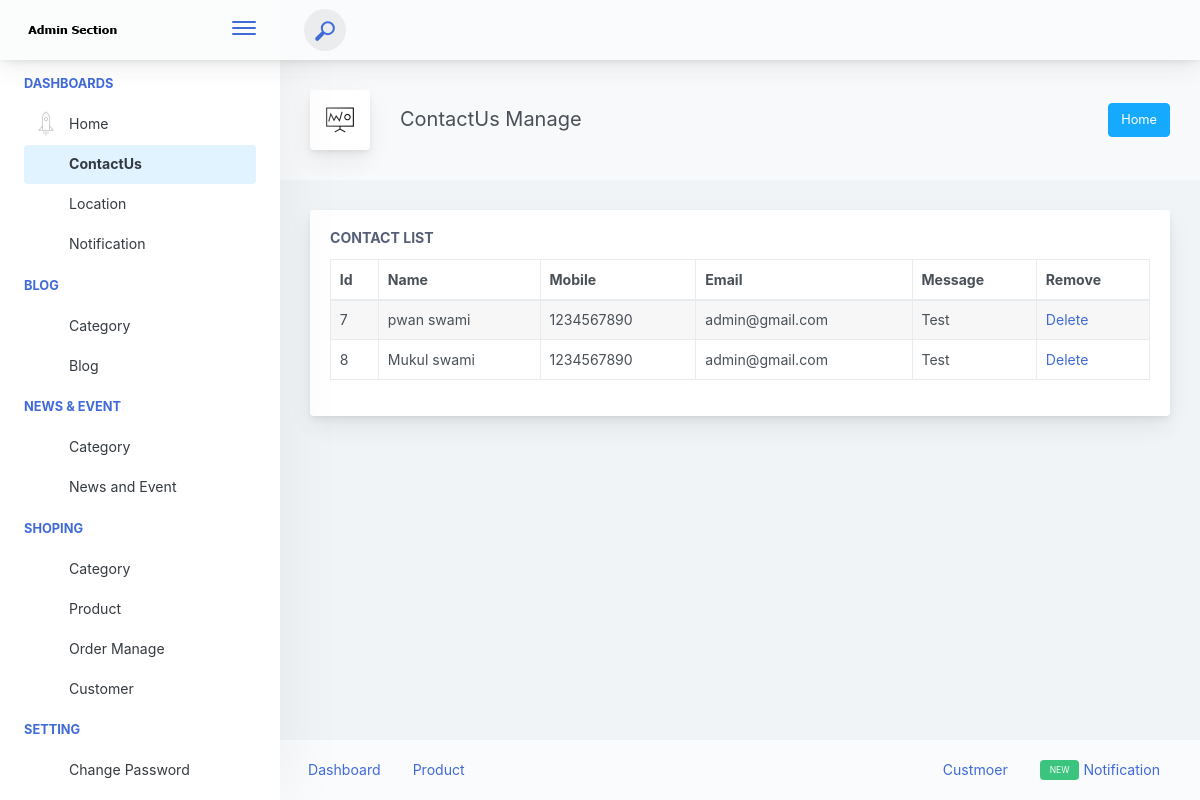
The app's page /Admin/AdminContactUsManage.php with its own data.
### tables this page shows
CREATE TABLE `tbl_contactus` (
  `ContactId` int(11) NOT NULL,
  `Name` varchar(200) NOT NULL,
  `Mobile` varchar(10) NOT NULL,
  `Email` varchar(200) NOT NULL,
  `Message` varchar(600) NOT NULL
);

### Admin/AdminContactUsManage.php (the view, shortened to what this page needs)
<?php
    include("../connection.php");
?>
<!doctype html>
<html lang="en">
<head>
<link href="./main.css" rel="stylesheet"></head>
<body>
    <div class="app-container app-theme-white body-tabs-shadow fixed-sidebar fixed-header">
            <?php
                include("AdminHeader.php");
            ?>
        <div class="app-main">
                <?php
                    include("AdminMenu.php");
                ?>
            <div class="app-main__outer">
                <div class="app-main__inner">
                    <div class="app-page-title">
                        <div class="page-title-wrapper">
                            <div class="page-title-heading">
                                <div class="page-title-icon">
                                    <i class="pe-7s-display1 icon-gradient bg-premium-dark">
                                    </i>
                                </div>
                                <div>ContactUs Manage
                                    <div class="page-title-subheading">
                                    </div>
                                </div>
                            </div>
                            <div class="page-title-actions">
                                <div class="d-inline-block dropdown">
                                    <a href="AdminHome.php"><button type="button"class="btn-shadow  btn btn-info">Home</button></a>
                                </div>
                            </div>
                        </div>
                    </div>
                    <div class="row">
                        <div class="col-md-12">
                            <div class="main-card mb-3 card">
                                <div class="card-body"><h5 class="card-title">Contact List</h5>
                                    <div class="mb-3">
                                    <table class="mb-0 table table-bordered table-hover table-striped">
                                        <thead>
                                            <tr>
                                                <th>Id</th>
                                                <th>Name</th>
                                                <th>Mobile</th>
                                                <th>Email</th>
                                                <th>Message</th>
                                                <th>Remove</th>
                                            </tr>
                                        </thead>
                                        <tbody>
                                        <?php
                                            $qry="SELECT * FROM tbl_contactus";
                                            $tbl=mysqli_query($con,$qry);
                                            while($row=mysqli_fetch_array($tbl)){
                                        ?>
                                        <tr>
                                            <td><?php echo $row["ContactId"];?></td>
                                            <td><?php echo $row["Name"];?></td>
                                            <td><?php echo $row["Mobile"]; ?></td>
                                            <td><?php echo $row["Email"];?></td>
                                            <td><?php echo $row["Message"];?></td>
                                            <td><a href='AdminContactUsManage.php?did=<?php echo $row["ContactId"];?>' onclick="return confirm('Are you sure?')">Delete</a></td>
                                        </tr>
                                        <?php
                                            }
                                        ?>
                                        </tbody>
                                    </table>
                                    </div>
                                </div>
                            </div>
                        </div>
                    </div>
                </div>
                <?php
                    include("AdminFooter.php");
                ?>
            </div>
        </div>
    </div>
</body>
</html>

### records on screen
tbl_contactus: ContactId "7", Name "pwan swami", Mobile "1234567890", Email "admin@gmail.com", Message "Test"
tbl_contactus: ContactId "8", Name "Mukul swami", Mobile "1234567890", Email "admin@gmail.com", Message "Test"
